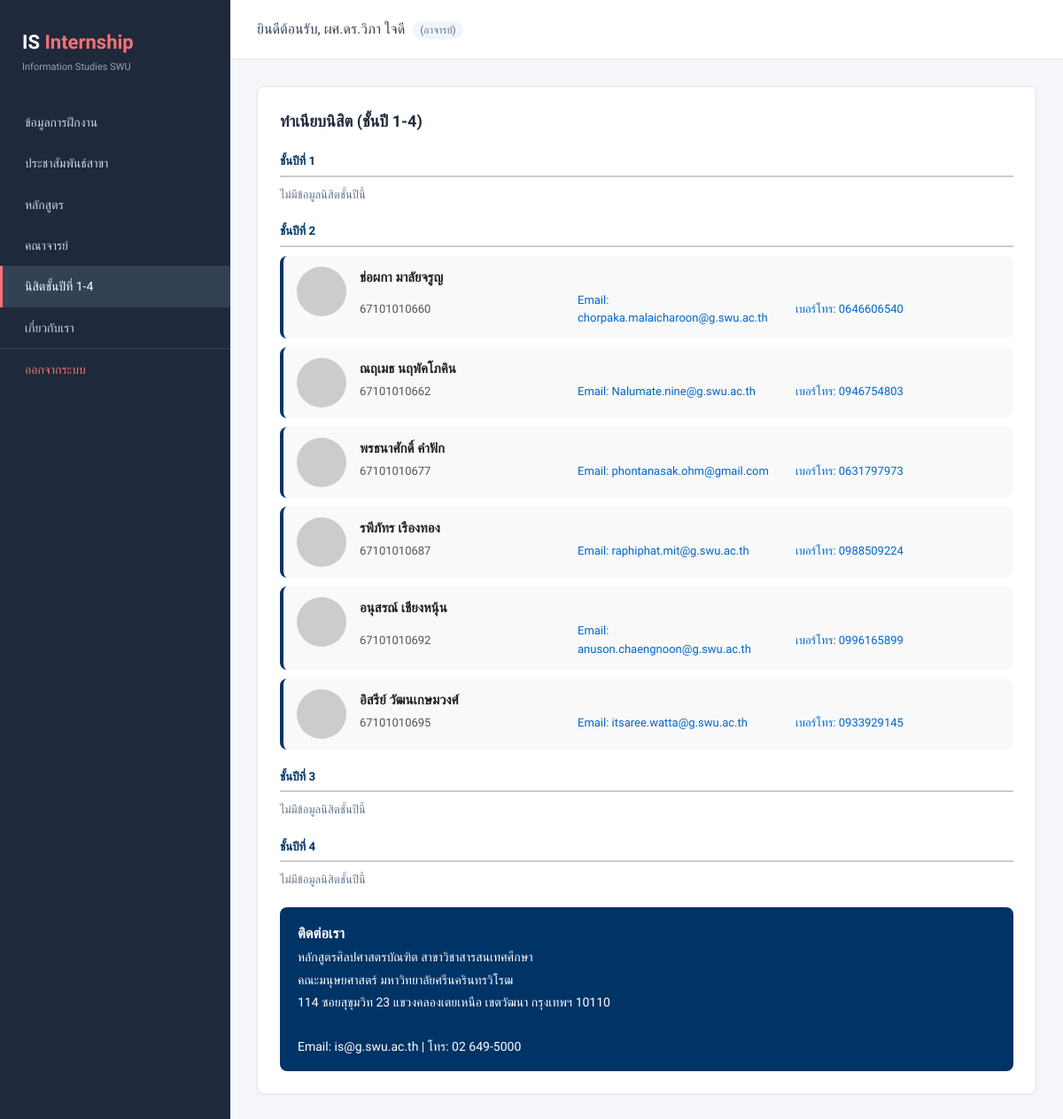
Screenshot of /home.php?page=student (signed in) with the database file from the repository.
### tables this page shows
CREATE TABLE `student` (
  `stu_id` varchar(20) NOT NULL,
  `stu_pass` varchar(100) DEFAULT NULL,
  `stu_name` varchar(100) DEFAULT NULL,
  `stu_year` varchar(10) DEFAULT NULL,
  `stu_email` varchar(100) DEFAULT NULL,
  `stu_tel` varchar(20) DEFAULT NULL,
  PRIMARY KEY (`stu_id`)
);

### app/helpers.php (called while the page is built, shortened)
<?php
function e($value)
{
    return htmlspecialchars((string) $value, ENT_QUOTES, 'UTF-8');
}
function avatarFallbackUrl($name, $background, $size)
{
    return 'https://ui-avatars.com/api/?name=' . rawurlencode($name)
        . '&background=' . rawurlencode($background)
        . '&color=fff&size=' . (int) $size;
}
function render($view, array $data = array())
{
    extract($data, EXTR_SKIP);
    require PROJECT_ROOT . '/views/' . $view . '.php';
}
function fetchRows($result)
{
    return $result->fetch_all(MYSQLI_ASSOC);
}
function fetchStudentsByYear(mysqli $connection, $year)
{
    $yearString = (string) $year;
    $statement = $connection->prepare('SELECT * FROM student WHERE stu_year = ? ORDER BY stu_id ASC');
    $statement->bind_param('s', $yearString);
    $statement->execute();
    return fetchRows($statement->get_result());
}
function collectStudentsByYear(mysqli $connection, $maxYear)
{
    $studentsByYear = array();
    for ($year = 1; $year <= $maxYear; $year++) {
        $studentsByYear[$year] = fetchStudentsByYear($connection, $year);
    }
    return $studentsByYear;
}
function preparePageData($currentPage, mysqli $connection, $formMsg = null)
{
    if ($currentPage === 'student') {
        return array('studentsByYear' => collectStudentsByYear($connection, 4));
    }
    return array();
}

### views/pages/student.php (the view, shortened to what this page needs)
<?php $studentsByYear = $studentsByYear ?? array(); ?>
<div class="card">
    <h4>ทำเนียบนิสิต (ชั้นปี 1-4)</h4>
    <?php foreach ($studentsByYear as $year => $students): ?>
        <h5 class="faculty-section-title">ชั้นปีที่ <?php echo e((string) $year); ?></h5>
        <?php if (!empty($students)): ?>
            <?php foreach ($students as $student): ?>
                <div class="faculty-item">
                    <img
                        src=""
                        alt=""
                        onerror="this.src='<?php echo e(avatarFallbackUrl($student['stu_name'], '555', 56)); ?>'"
                    >
                    <div class="faculty-info">
                        <div class="fname"><?php echo e($student['stu_name']); ?></div>
                        <div class="feng"><?php echo e($student['stu_id']); ?></div>
                        <div class="femail">Email: <?php echo e($student['stu_email']); ?></div>
                        <div class="femail">เบอร์โทร: <?php echo e($student['stu_tel'] ?? '-'); ?></div>
                    </div>
                </div>
            <?php endforeach; ?>
        <?php else: ?>
            <p class="text-muted">ไม่มีข้อมูลนิสิตชั้นปีนี้</p>
        <?php endif; ?>
    <?php endforeach; ?>
</div>

### assets/css/deco.css (style rules this page uses)
* { box-sizing: border-box; margin: 0; padding: 0; }
body { font-family: 'Prompt', sans-serif; background: #f4f6f9; color: #333; line-height: 1.6; }
.card { background: #fff; border-radius: 8px; padding: 25px; box-shadow: 0 1px 3px rgba(0,0,0,0.05); margin-bottom: 25px; border: 1px solid #e2e8f0; }
.card h4 { font-size: 18px; color: #1e293b; margin-bottom: 5px; font-weight: 600; }
.text-muted { color: #64748b; font-size: 13px; }
.faculty-section-title { color: #003366; border-bottom: 2px solid #ccc; padding-bottom: 5px; margin-top: 20px; margin-bottom: 10px; }
.faculty-item { background: #f9f9f9; padding: 12px 15px; margin: 10px 0; border-radius: 8px; border-left: 4px solid #003366; display: grid; grid-template-columns: 56px 1fr; gap: 15px; align-items: start; }
.faculty-item img { width: 56px; height: 56px; border-radius: 50%; object-fit: cover; }
.faculty-info { display: grid; grid-template-columns: 1fr 1fr 1fr; gap: 4px 15px; align-items: center; }
.faculty-info .fname { font-weight: bold; font-size: 15px; color: #222; grid-column: 1 / -1; }
.faculty-info .feng { color: #555; font-size: 13px; }
.faculty-info .femail { color: #0066cc; font-size: 13px; }

### assets/css/home.css (style rules this page uses)
.faculty-section-title { color: #003366; border-bottom: 2px solid #ccc; padding-bottom: 5px; margin-top: 20px; margin-bottom: 10px; }
.faculty-item { background: #f9f9f9; padding: 12px 15px; margin: 10px 0; border-radius: 8px; border-left: 4px solid #003366; display: grid; grid-template-columns: 56px 1fr; gap: 15px; align-items: start; }
.faculty-item img { width: 56px; height: 56px; border-radius: 50%; object-fit: cover; }
.faculty-info { display: grid; grid-template-columns: 1fr 1fr 1fr; gap: 4px 15px; align-items: center; }
.faculty-info .fname { font-weight: bold; font-size: 15px; color: #222; grid-column: 1 / -1; }
.faculty-info .feng { color: #555; font-size: 13px; }
.faculty-info .femail { color: #0066cc; font-size: 13px; }

### rows the page displays
student: stu_name "ช่อผกา มาลัยจรูญ", stu_id "67101010660", stu_email "chorpaka.malaicharoon@g.swu.ac.th", stu_tel "0646606540"
student: stu_name "ณฤเมธ นฤพัคโภคิน", stu_id "67101010662", stu_email "Nalumate.nine@g.swu.ac.th", stu_tel "0946754803"
student: stu_name "พรธนาศักดิ์ คำฟัก", stu_id "67101010677", stu_email "phontanasak.ohm@gmail.com", stu_tel "0631797973"
student: stu_name "รพีภัทร เรืองทอง", stu_id "67101010687", stu_email "raphiphat.mit@g.swu.ac.th", stu_tel "0988509224"
student: stu_name "อนุสรณ์ เชียงหนุ้น", stu_id "67101010692", stu_email "anuson.chaengnoon@g.swu.ac.th", stu_tel "0996165899"
student: stu_name "อิสรีย์ วัฒนเกษมวงศ์", stu_id "67101010695", stu_email "itsaree.watta@g.swu.ac.th", stu_tel "0933929145"

### other values shown
t($labelKey) "ข้อมูลการฝึกงาน"
t($labelKey) "ประชาสัมพันธ์สาขา"
t($labelKey) "หลักสูตร"
t($labelKey) "คณาจารย์"
t($labelKey) "นิสิตชั้นปีที่ 1-4"
t($labelKey) "เกี่ยวกับเรา"
t('logout') "ออกจากระบบ"
t('welcome') "ยินดีต้อนรับ"
currentUserName() "ผศ.ดร.วิภา ใจดี"
t('role_' . currentUserRole()) "อาจารย์"
$year "1"
$year "2"
$year "3"
$year "4"
$contact['title'] "ติดต่อเรา"
